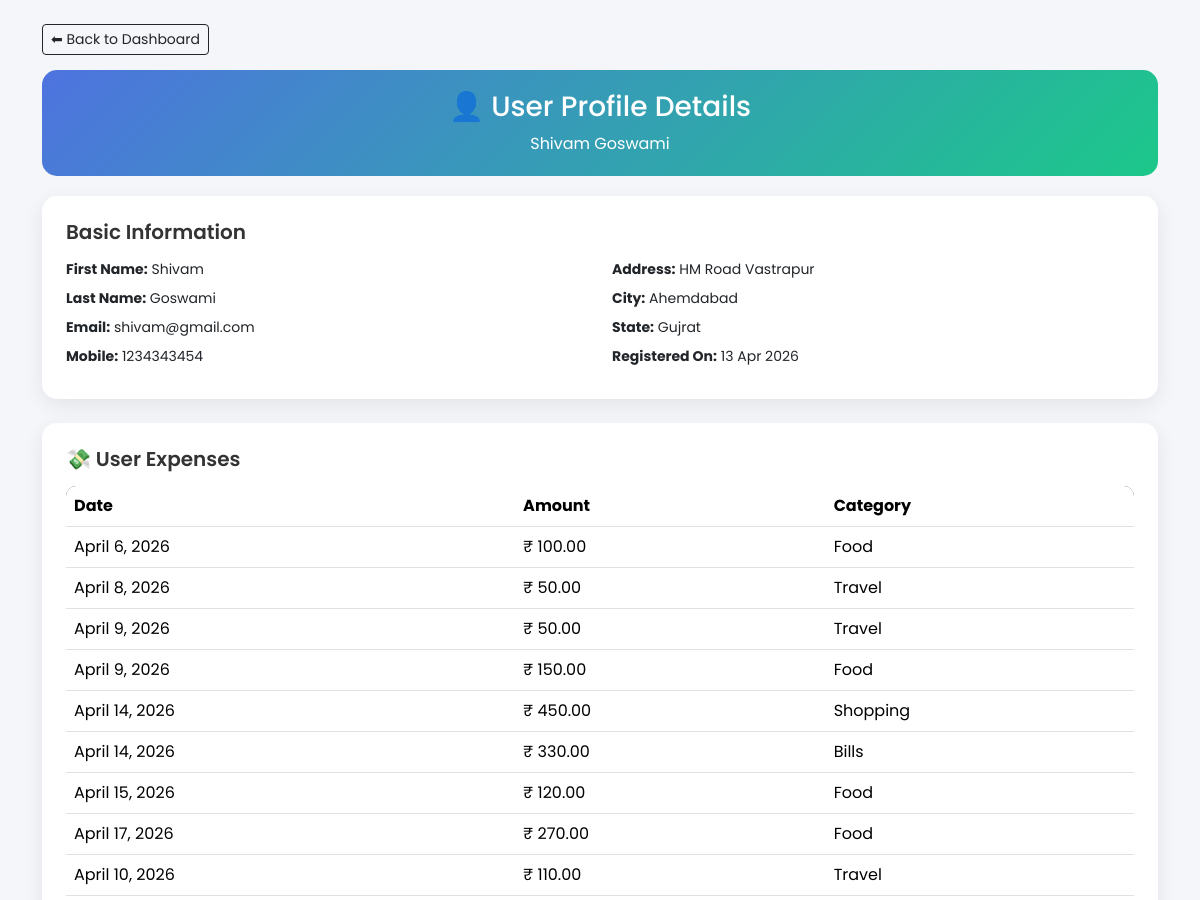
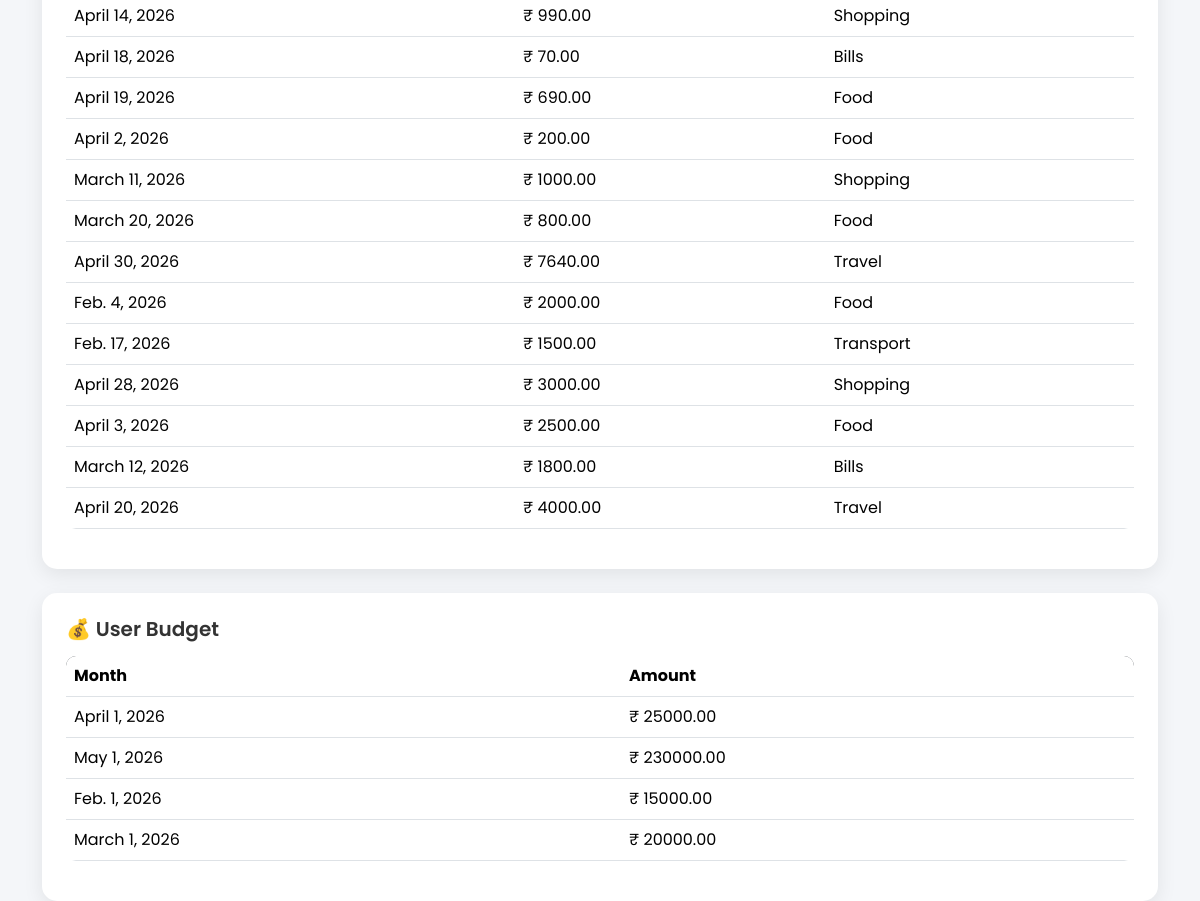
Screenshot of /user/9/ (signed in) with the database file from the repository (2 pictures, top to bottom).
### web/models.py (models this page shows, shortened)
class user(models.Model):
    fname = models.CharField(max_length=30)
    lname = models.CharField(max_length=30)
    email = models.CharField(max_length=50)
    mobile = models.CharField(max_length=10)
    password = models.CharField(max_length=16)
    address = models.TextField(max_length=100)
    city = models.CharField(max_length=100)
    state = models.CharField(max_length=100)
    registration_date = models.DateTimeField(auto_now_add=True)

class expense(models.Model):
    user = models.ForeignKey(user, on_delete=models.CASCADE)
    date = models.DateField()
    amount = models.DecimalField(max_digits=10, decimal_places=2)
    category = models.CharField(max_length=100)
    description = models.TextField()

class budget(models.Model):
    user = models.ForeignKey(user, on_delete=models.CASCADE)
    month = models.DateField()
    amount = models.DecimalField(max_digits=10, decimal_places=2)

### web/views.py (the view)
# urls.py: path('user/<int:id>/', user_detail, name='user_detail'),
def user_detail(request, id):
    if not request.session.get('admin'):
        return redirect('admin_login')
    user_data = user.objects.get(id=id)
    user_expenses = expense.objects.filter(user=user_data)
    user_budget = budget.objects.filter(user=user_data)
    context = {
        'user': user_data,
        'expenses': user_expenses,
        'budgets': user_budget,
    }
    return render(request, "user_detail.html", context)

### web/templates/user_detail.html (shortened to what this page needs)
<!DOCTYPE html>
<html>
<head>
    <link href="https://cdn.jsdelivr.net/npm/bootstrap@5.3.2/dist/css/bootstrap.min.css" rel="stylesheet">
</head>
<body>
<div class="container mt-4">
    <div class="back-btn">
        <a href="{% url 'admin_dashboard' %}" class="btn btn-outline-dark btn-sm">
            ⬅ Back to Dashboard
        </a>
    </div>
    <div class="page-header">
        <h3>👤 User Profile Details</h3>
        <p class="mb-0">{{ user.fname }} {{ user.lname }}</p>
    </div>
    <div class="card p-4 mb-4">
        <h5 class="section-title">Basic Information</h5>
        <div class="row info">
            <div class="col-md-6">
                <p><strong>First Name:</strong> {{ user.fname }}</p>
                <p><strong>Last Name:</strong> {{ user.lname }}</p>
                <p><strong>Email:</strong> {{ user.email }}</p>
                <p><strong>Mobile:</strong> {{ user.mobile }}</p>
            </div>
            <div class="col-md-6">
                <p><strong>Address:</strong> {{ user.address }}</p>
                <p><strong>City:</strong> {{ user.city }}</p>
                <p><strong>State:</strong> {{ user.state }}</p>
                <p><strong>Registered On:</strong> {{ user.registration_date|date:"d M Y" }}</p>
            </div>
        </div>
    </div>
    <div class="card p-4 mb-4">
        <h5 class="section-title">💸 User Expenses</h5>
        <div class="table-responsive">
            <table class="table table-hover">
                <thead>
                    <tr>
                        <th>Date</th>
                        <th>Amount</th>
                        <th>Category</th>
                    </tr>
                </thead>
                <tbody>
                    {% for e in expenses %}
                    <tr>
                        <td>{{ e.date }}</td>
                        <td>₹ {{ e.amount }}</td>
                        <td>{{ e.category }}</td>
                    </tr>
                    {% empty %}
                    <tr>
                        <td colspan="3" class="text-center text-muted">No expenses found</td>
                    </tr>
                    {% endfor %}
                </tbody>
            </table>
        </div>
    </div>
    <div class="card p-4">
        <h5 class="section-title">💰 User Budget</h5>
        <div class="table-responsive">
            <table class="table table-hover">
                <thead>
                    <tr>
                        <th>Month</th>
                        <th>Amount</th>
                    </tr>
                </thead>
                <tbody>
                    {% for b in budgets %}
                    <tr>
                        <td>{{ b.month }}</td>
                        <td>₹ {{ b.amount }}</td>
                    </tr>
                    {% empty %}
                    <tr>
                        <td colspan="2" class="text-center text-muted">No budget found</td>
                    </tr>
                    {% endfor %}
                </tbody>
            </table>
        </div>
    </div>
</div>
</body>
</html>

### web/templates/user_detail.html (style rules this page uses)
body { background: #f4f6f9; font-family: 'Poppins', sans-serif; }
.page-header { background: linear-gradient(135deg, #4e73df, #1cc88a); color: white; padding: 20px; border-radius: 15px; text-align: center; margin-bottom: 20px; }
.card { border: none; border-radius: 15px; box-shadow: 0 6px 20px rgba(0,0,0,0.08); }
.section-title { font-weight: 600; margin-bottom: 15px; color: #333; }
.info p { margin-bottom: 8px; font-size: 14px; }
table { border-radius: 10px; overflow: hidden; }
table thead { background: #343a40; color: white; }
.back-btn { margin-bottom: 15px; }

### rows the page displays
user: fname "Shivam", lname "Goswami", email "shivam@gmail.com", mobile "1234343454", address "HM Road Vastrapur", city "Ahemdabad", state "Gujrat", registration_date "13 Apr 2026"
expense: date "April 6, 2026", amount "100.00", category "Food"
expense: date "April 8, 2026", amount "50.00", category "Travel"
expense: date "April 9, 2026", amount "50.00", category "Travel"
expense: date "April 9, 2026", amount "150.00", category "Food"
expense: date "April 14, 2026", amount "450.00", category "Shopping"
expense: date "April 14, 2026", amount "330.00", category "Bills"
expense: date "April 15, 2026", amount "120.00", category "Food"
expense: date "April 17, 2026", amount "270.00", category "Food"
expense: date "April 10, 2026", amount "110.00", category "Travel"
expense: date "April 14, 2026", amount "990.00", category "Shopping"
expense: date "April 18, 2026", amount "70.00", category "Bills"
expense: date "April 19, 2026", amount "690.00", category "Food"
expense: date "April 2, 2026", amount "200.00", category "Food"
expense: date "March 11, 2026", amount "1000.00", category "Shopping"
expense: date "March 20, 2026", amount "800.00", category "Food"
expense: date "April 30, 2026", amount "7640.00", category "Travel"
expense: date "Feb. 4, 2026", amount "2000.00", category "Food"
expense: date "Feb. 17, 2026", amount "1500.00", category "Transport"
expense: date "April 28, 2026", amount "3000.00", category "Shopping"
expense: date "April 3, 2026", amount "2500.00", category "Food"
expense: date "March 12, 2026", amount "1800.00", category "Bills"
expense: date "April 20, 2026", amount "4000.00", category "Travel"
budget: month "April 1, 2026", amount "25000.00"
budget: month "May 1, 2026", amount "230000.00"
budget: month "Feb. 1, 2026", amount "15000.00"
budget: month "March 1, 2026", amount "20000.00"
